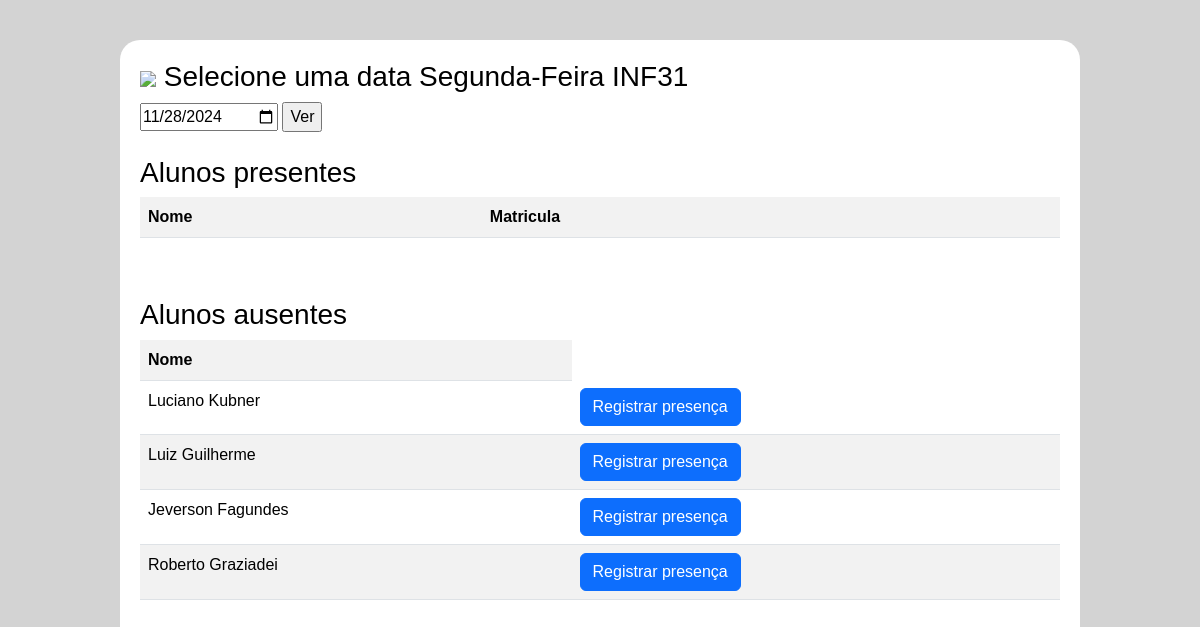
Page /crud/crud_presenca/listar.php?id_disciplinas=17&id_turma=310 (signed in) on the earlier database version.
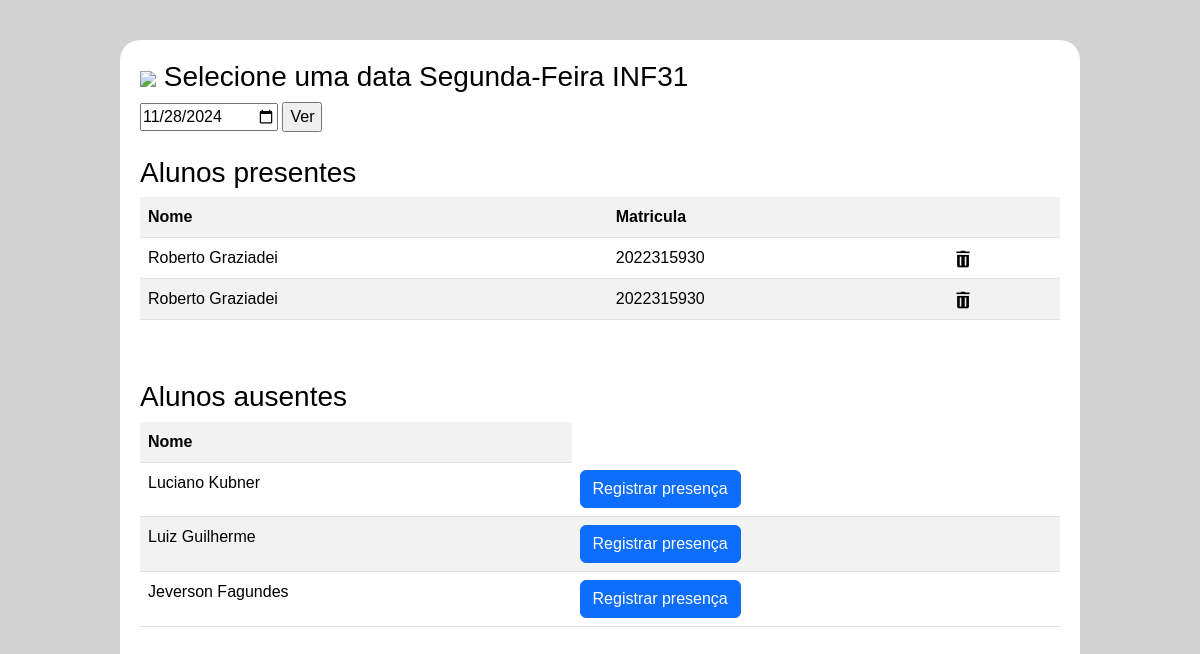
Same page on the later database version.
### tables this page shows
CREATE TABLE IF NOT EXISTS `aluno` (
  `matricula` int NOT NULL AUTO_INCREMENT,
  `nome` varchar(255) NOT NULL,
  `turma` int NOT NULL,
  PRIMARY KEY (`matricula`)
);

CREATE TABLE IF NOT EXISTS `presenca` (
  `id_presenca` int NOT NULL AUTO_INCREMENT,
  `hr_batida` datetime NOT NULL,
  `fk_horario_id_horario` int NOT NULL,
  `fk_aluno_matricula` int NOT NULL,
  `presenca` int NOT NULL,
  PRIMARY KEY (`id_presenca`),
  KEY `fk_presenca_horario` (`fk_horario_id_horario`),
  KEY `fk_presenca_aluno` (`fk_aluno_matricula`)
);

### crud/crud_presenca/listar.php (the view, shortened to what this page needs)
<?php
include('../../conecta.php');
?>
<!DOCTYPE html>
<html lang="en">
<head>
    <link rel='stylesheet' href='../../css/bootstrap.min.css'>
    <link rel='stylesheet' href='../../css/layout.css'>
    <?php
    $data = new DateTime('now');
    $agora = $data->format('Y-m-d');
    $id_disciplinas = $_GET['id_disciplinas'];
    $id_turma = $_GET['id_turma'];
    if (empty($_GET['hr_batida'])) {
        $data = $agora;
    } else {
        $data = $_GET['hr_batida'];
    }
    $sql = "SELECT DISTINCT id_presenca, matricula, nome, presenca FROM aluno
LEFT JOIN presenca ON (presenca.fk_aluno_matricula = aluno.matricula) and (date (presenca.hr_batida) = '$data')
INNER JOIN turma ON turma.id_turma = aluno.turma
INNER JOIN horario ON horario.fk_turma_id_turma = turma.id_turma
WHERE horario.fk_disciplina_id_disciplina = $id_disciplinas AND horario.fk_turma_id_turma = $id_turma
";
    $result = mysqli_query($conexao, $sql);
    $sql2 = "SELECT DISTINCT id_presenca, matricula, nome, presenca, nome_turma, dia FROM aluno
    LEFT JOIN presenca ON (presenca.fk_aluno_matricula = aluno.matricula) and (date (presenca.hr_batida) = '$data')
    INNER JOIN turma ON turma.id_turma = aluno.turma
    INNER JOIN horario ON horario.fk_turma_id_turma = turma.id_turma
    WHERE horario.fk_disciplina_id_disciplina = $id_disciplinas AND horario.fk_turma_id_turma = $id_turma
    ";
    $result2 = mysqli_query($conexao, $sql2);
    foreach ($result2 as $f) {
        $turminha = $f['nome_turma'];
        $dia = $f['dia'];
    }
    $d = [];
    while ($dados = mysqli_fetch_assoc($result)) {
        $d[] = $dados;
    }
    ?>
    <div class='container'>
    <h3><a href="../../QRcode/index.php"><img src="../../img/voltar.png"></a> Selecione uma data
        <?php echo $dia . '   '; echo $turminha;
        ?>
    </h3>
    <form action='listar.php' method='GET'>
        <input type='date' name='hr_batida' value='<?php echo $data; ?>' required>
        <?php echo "<input type='submit' value='Ver'>"; ?>
    </form>
        <br><h3>Alunos presentes</h3>
        <table class="table table-white table-striped">
            <tr>
                <th scope="col">Nome</th>
                <th scope="col">Matricula</th>
                <th colspan=3> </th>
            </tr>
            <?php
            foreach ($d as $dados) {
                if (!(empty($dados['id_presenca']))) {
            ?>
                    <tr>
                        <td> <?php echo $dados['nome'] ?> </td>
                        <td><?php echo $dados['matricula'] ?> </td>
                        <td> <a href="excluir.php?id_presenca=<?php echo $dados['id_presenca'] ?>&id_disciplinas=<?php echo $id_disciplinas ?>&id_turma=<?php echo $id_turma ?>"> <img src="imagens/excluir.png" width="20" height="20"> </a> </td>
                    </tr>
            <?php
                }
            } ?>
        </table>
        <br>
        <h3 style='margin-top:20px;'>Alunos ausentes</h3>
        <table class="table table-white table-striped">
            <tr>
                <th scope="col">Nome</th>
            </tr>
            <?php
            foreach ($d as $dados) {
                if (empty($dados['id_presenca'])) {
                    echo '<tr>';
                    echo '<td>' . $dados['nome'] . '</td>'; ?>
                    <th><a class="btn btn-primary" href="formedit.php?matricula=<?php echo $dados['matricula'] ?>&id_turma=<?php echo $id_turma ?>&id_disciplinas=<?php echo $id_disciplinas ?>&hr_batida=<?php echo $data ?>">Registrar presença</a></th>
            <?php echo '</td>';
                    echo '</tr>';
                }
            }
            echo '</table>';
            ?>
        </table><br>

Differences in the rows shown:
no longer on this page (row unchanged): aluno: nome "Roberto Graziadei"
added presenca: fk_aluno_matricula.nome "Roberto Graziadei", fk_aluno_matricula.matricula "2022315930"
added presenca: fk_aluno_matricula.nome "Roberto Graziadei", fk_aluno_matricula.matricula "2022315930"
